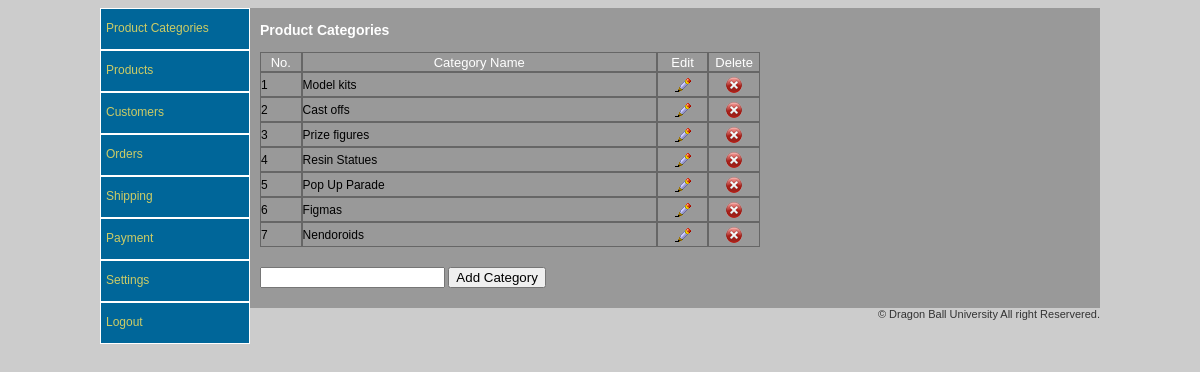
The page /admin/home.php (signed in) on the database its author committed.
### tables this page shows
CREATE TABLE `categories` (
  `categoriesid` int(11) NOT NULL,
  `categoriesname` varchar(50) NOT NULL
);

### admin/lib/function.php (called while the page is built, shortened)
<?
	function getData($sql){
		require('./config/connect.php');
		$result = mysqli_query($mydb, $sql);
		$i = 0;
		while($row = mysqli_fetch_array($result)){
			$data[$i++] = $row;
		}
		return $data;
	}
	function getRowCount($sql){
		require('./config/connect.php');
		$result = mysqli_query($mydb, $sql);
		$num = mysqli_num_rows($result);
		return $num;
	}
?>

### admin/categories.php (the view, shortened to what this page needs)
<?
	require_once('lib/function.php');
	$sql = "SELECT * FROM categories ORDER BY categoriesid desc";
	$rowcount = getRowCount($sql);
	$row = getData($sql);
?>
<h3>Product Categories</h3>
<table cellpadding="0" cellspacing="0" width="500px" class="displaytable">
<tr class="titletext" align="center" height="20px">
    <td width="40">No.</td>
	<td width="360">Category Name</td>
	<td width="50">Edit</td>
	<td width="50">Delete</td>
  </tr>
<?
	for($i=0; $i < $rowcount; $i++){
?>
	<tr height="25px">
		<td><? echo($i + 1) ?></td>
		<td><? echo($row[$i][1]) ?></td>
		<td align="center"><a href="?page=categoriesedit&id=<? echo($row[$i][0]) ?>"><img src="img/b_edit.png" width="16" height="16" /></a></td>
		<td align="center"><a href="?page=categoriesdelete&id=<? echo($row[$i][0]) ?>"  onClick="return confirm('Do you want to delete <? echo($row[$i][1]) ?> catogry?');"><img src="img/b_drop.png" width="16" height="16" /></a></td>
    </tr>
<?
	}
?>
</table>
<div class="space"></div>
<form action="?page=categoriesadd" method="post" onsubmit="return validcat();">
  <input type="text" name="name" id="name" />
  <input type="submit" value="Add Category" />
</form>
<div class="space"></div>

### admin/css/admin.css (style rules this page uses)
body { background-color:#CCCCCC; font-family:Verdana, Arial, Helvetica, sans-serif; font-size:12px; color:#000; }
h3 { color:#FFFFFF; }
a { color:#CCCC66; text-decoration:none; }
img { border:none; }
.displaytable tr td { border:solid #666666 1px; }
.titletext { color:#FFFFFF; font-size:13px; }
.space { height:20px; }

### rows shown on the page
categories: categoriesname "Model kits"
categories: categoriesname "Cast offs"
categories: categoriesname "Prize figures"
categories: categoriesname "Resin Statues"
categories: categoriesname "Pop Up Parade"
categories: categoriesname "Figmas"
categories: categoriesname "Nendoroids"
